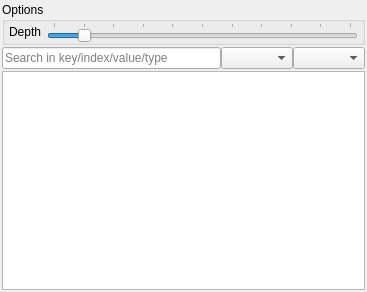
<?xml version="1.0" encoding="UTF-8"?>
<ui version="4.0">
 <class>QTreeVariantWidget</class>
 <widget class="QWidget" name="QTreeVariantWidget">
  <property name="geometry">
   <rect>
    <x>0</x>
    <y>0</y>
    <width>367</width>
    <height>292</height>
   </rect>
  </property>
  <layout class="QVBoxLayout" name="verticalLayout" stretch="0,0,1">
   <property name="spacing">
    <number>2</number>
   </property>
   <property name="leftMargin">
    <number>2</number>
   </property>
   <property name="topMargin">
    <number>2</number>
   </property>
   <property name="rightMargin">
    <number>2</number>
   </property>
   <property name="bottomMargin">
    <number>2</number>
   </property>
   <item>
    <widget class="QGroupBox" name="widgetOptions">
     <property name="title">
      <string>Options</string>
     </property>
     <property name="flat">
      <bool>true</bool>
     </property>
     <property name="checkable">
      <bool>false</bool>
     </property>
     <layout class="QFormLayout" name="formLayout">
      <property name="horizontalSpacing">
       <number>6</number>
      </property>
      <property name="verticalSpacing">
       <number>2</number>
      </property>
      <property name="leftMargin">
       <number>4</number>
      </property>
      <property name="topMargin">
       <number>0</number>
      </property>
      <property name="rightMargin">
       <number>4</number>
      </property>
      <property name="bottomMargin">
       <number>0</number>
      </property>
      <item row="2" column="0">
       <widget class="QLabel" name="labelDepth">
        <property name="text">
         <string>Depth</string>
        </property>
       </widget>
      </item>
      <item row="2" column="1">
       <widget class="QSlider" name="sliderDepth">
        <property name="toolTip">
         <string>Depth of display recursion</string>
        </property>
        <property name="minimum">
         <number>0</number>
        </property>
        <property name="maximum">
         <number>10</number>
        </property>
        <property name="pageStep">
         <number>1</number>
        </property>
        <property name="value">
         <number>1</number>
        </property>
        <property name="orientation">
         <enum>Qt::Horizontal</enum>
        </property>
        <property name="tickPosition">
         <enum>QSlider::TicksAbove</enum>
        </property>
        <property name="tickInterval">
         <number>1</number>
        </property>
       </widget>
      </item>
     </layout>
    </widget>
   </item>
   <item>
    <widget class="QWidget" name="widgetSearch" native="true">
     <layout class="QHBoxLayout" name="horizontalLayout">
      <property name="spacing">
       <number>0</number>
      </property>
      <property name="leftMargin">
       <number>0</number>
      </property>
      <property name="topMargin">
       <number>0</number>
      </property>
      <property name="rightMargin">
       <number>0</number>
      </property>
      <property name="bottomMargin">
       <number>0</number>
      </property>
      <item>
       <widget class="QLineEdit" name="lineSearch">
        <property name="placeholderText">
         <string>Search in key/index/value/type</string>
        </property>
        <property name="clearButtonEnabled">
         <bool>true</bool>
        </property>
       </widget>
      </item>
      <item>
       <widget class="QComboBox" name="comboFilterType"/>
      </item>
      <item>
       <widget class="QComboBox" name="comboFilterField"/>
      </item>
     </layout>
    </widget>
   </item>
   <item>
    <widget class="QTreeView" name="treeView">
     <property name="editTriggers">
      <set>QAbstractItemView::NoEditTriggers</set>
     </property>
     <property name="alternatingRowColors">
      <bool>true</bool>
     </property>
     <property name="selectionMode">
      <enum>QAbstractItemView::ExtendedSelection</enum>
     </property>
     <property name="selectionBehavior">
      <enum>QAbstractItemView::SelectItems</enum>
     </property>
     <property name="verticalScrollMode">
      <enum>QAbstractItemView::ScrollPerPixel</enum>
     </property>
     <property name="horizontalScrollMode">
      <enum>QAbstractItemView::ScrollPerPixel</enum>
     </property>
     <property name="animated">
      <bool>true</bool>
     </property>
     <property name="wordWrap">
      <bool>true</bool>
     </property>
    </widget>
   </item>
  </layout>
 </widget>
 <tabstops>
  <tabstop>treeView</tabstop>
 </tabstops>
 <resources/>
 <connections/>
</ui>
